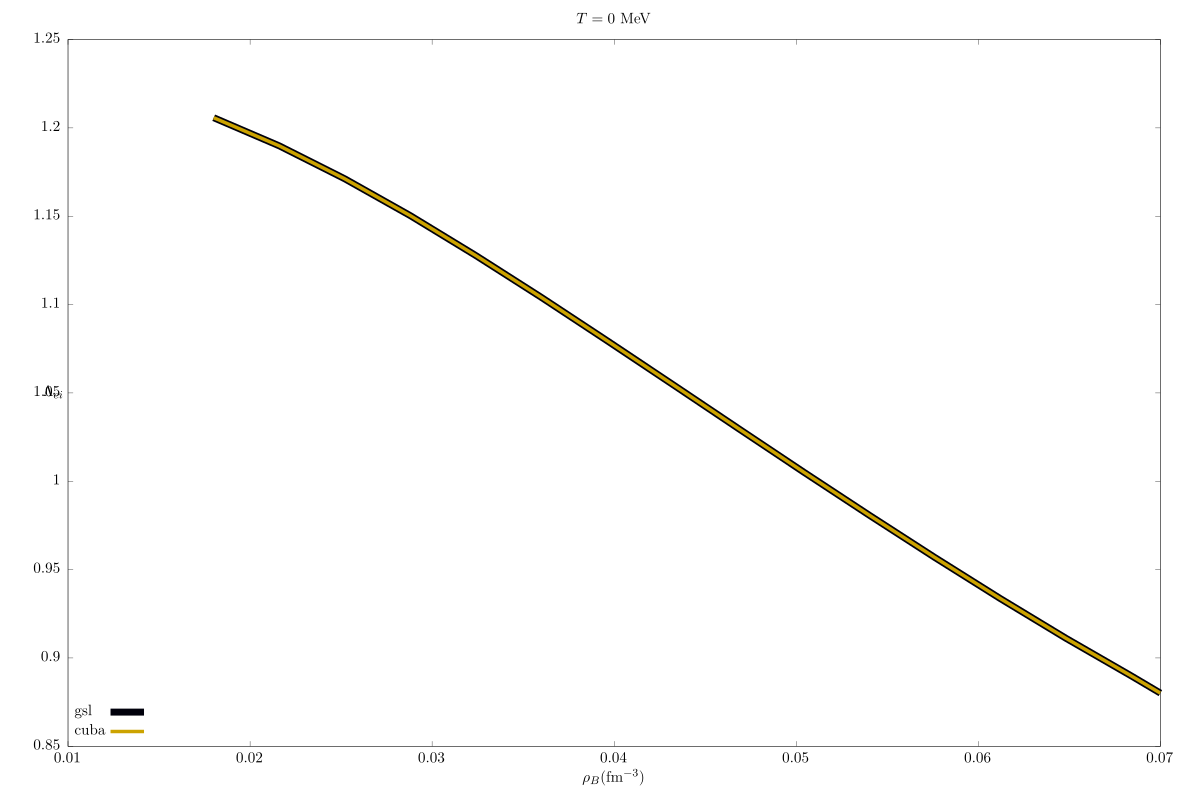

The script that saved this image:
set output 'transport.tex'
set terminal cairolatex pdf color colortext standalone size 30 cm, 20 cm

# set multiplot layout 2,2 rowsfirst

set xlabel "$\\rho_B$(fm$^{-3}$)"
#set linetype 1 linecolor rgb "#99004d"
#set linetype 2 linecolor rgb "#cca300"
#set linetype 3 linecolor rgb "#3333cc"
#set linetype 4 linecolor rgb "#cc6600"
#set linetype 5 linecolor rgb "#33cc33"
#
#set xtics 0.03
#set ytics ?
set xrange[:0.07]

set key Left left  bottom spacing 1.5
#set label "$Y_p=0.3$" at 0.09,37 rotate by 5
#set label "$Y_p=0.5$" at 0.09,75 rotate by 15
#set label "$Y_p=0.1$" at 0.09,18 


set title "$T=0$ MeV"

set ylabel offset 6.0,0.0 "\\Lambda_{ei}" rotate by 0	
plot  "../data/coulomb.txt" u 1:10 	w l lw 20				lc rgb "#black"   	title "gsl" ,\
			"../data/coulomb.txt" u 1:11	w l lw 10 			lc rgb "#cca300"   	title "cuba"

# unset key
# set ylabel offset 6.0,0.0 "$\\frac{1}{\\tau_{\\sigma , \\kappa}} (s^{-1})$" rotate by 0	
# set log y
# plot  "../data/coulomb.txt" u 1:9 		w l lw 10				lc rgb "#99004d"   	title "droplet" ,\
# 			"../data/coulomb.txt" u 1:10		w l lw 8 dt 1 	lc rgb "#cca300"   	title "rod" ,\
# 			"../data/coulomb.txt" u 1:11  	w l lw 8 dt 1 	lc rgb "#3333cc"   	title "slab" ,\
# 			"../data/coulomb.txt" u 1:12		w l lw 8 dt 2 	lc rgb "#cca300"   	title "rod_p" ,\
# 			"../data/coulomb.txt" u 1:13		w l lw 8 dt 3 	lc rgb "#cca300"   	title "rod_a" ,\
# 			"../data/coulomb.txt" u 1:14  	w l lw 8 dt 2 	lc rgb "#3333cc"   	title "slab_p" ,\
# 			"../data/coulomb.txt" u 1:15 		w l lw 8 dt 3 	lc rgb "#3333cc"   	title "slab_a"

# set ylabel offset 6.0,0.0 "$\\sigma \\; (s^{-1})$" rotate by 0	
# unset yrange

# plot  "../data/coulomb.txt" u 1:16 		w l lw 10				lc rgb "#99004d"   	notitle ,\
# 			"../data/coulomb.txt" u 1:17		w l lw 8 dt 1 	lc rgb "#cca300"   	notitle ,\
# 			"../data/coulomb.txt" u 1:18  	w l lw 8 dt 1 	lc rgb "#3333cc"   	notitle ,\
# 			"../data/coulomb.txt" u 1:19		w l lw 8 dt 2 	lc rgb "#cca300"   	notitle ,\
# 			"../data/coulomb.txt" u 1:20		w l lw 8 dt 3 	lc rgb "#cca300"   	notitle ,\
# 			"../data/coulomb.txt" u 1:21  	w l lw 8 dt 2 	lc rgb "#3333cc"   	notitle ,\
# 			"../data/coulomb.txt" u 1:22 		w l lw 8 dt 3 	lc rgb "#3333cc"   	notitle

# set ylabel offset 14.0,0.0 "$\\kappa \\; (\\text{erg K^{-1} cm^{-1} s^{-1})}$" rotate by 0	

# plot  "../data/coulomb.txt" u 1:16 		w l lw 10				lc rgb "#99004d"   	notitle ,\
# 			"../data/coulomb.txt" u 1:17		w l lw 8 dt 1 	lc rgb "#cca300"   	notitle ,\
# 			"../data/coulomb.txt" u 1:18  	w l lw 8 dt 1 	lc rgb "#3333cc"   	notitle ,\
# 			"../data/coulomb.txt" u 1:19		w l lw 8 dt 2 	lc rgb "#cca300"   	notitle ,\
# 			"../data/coulomb.txt" u 1:20		w l lw 8 dt 3 	lc rgb "#cca300"   	notitle ,\
# 			"../data/coulomb.txt" u 1:21  	w l lw 8 dt 2 	lc rgb "#3333cc"   	notitle ,\
# 			"../data/coulomb.txt" u 1:22 		w l lw 8 dt 3 	lc rgb "#3333cc"   	notitle
